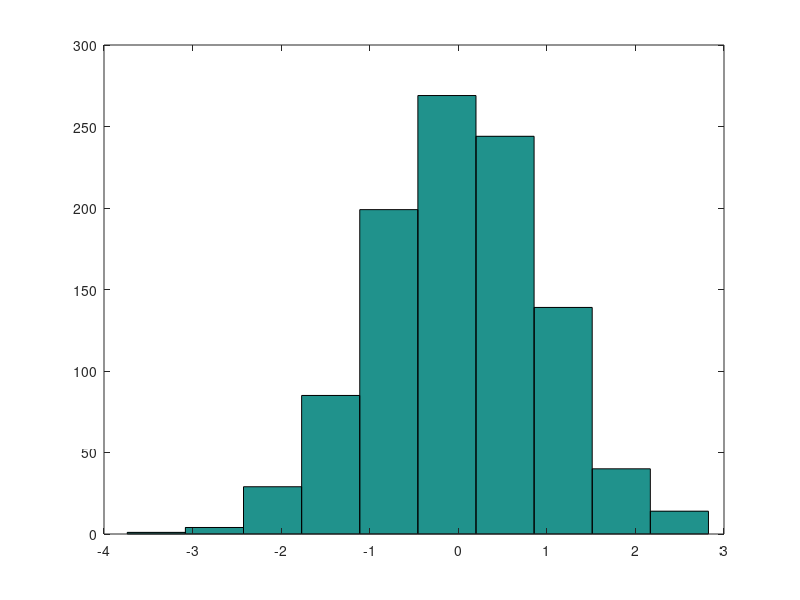
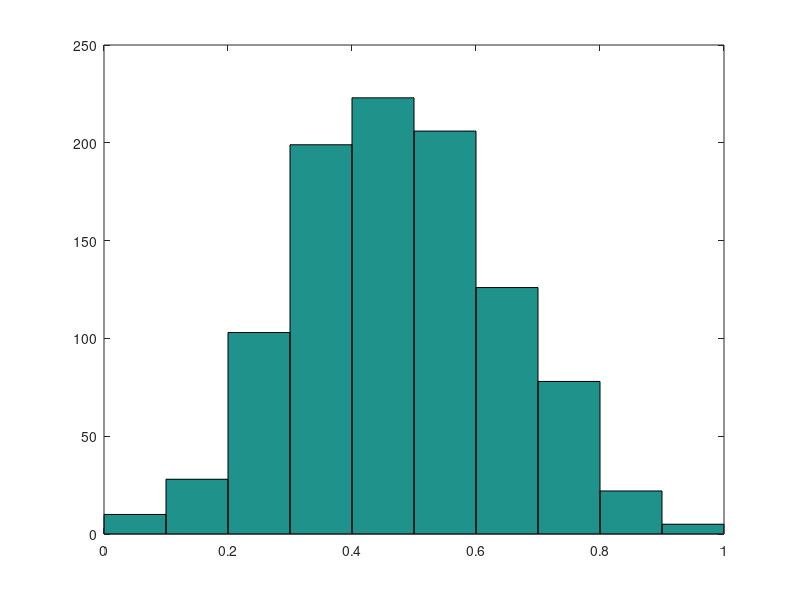

MATLAB code for these plots, in order: (Note: this script raises an error after producing the figures.)
clear all; clc; close all;

N = 1024/2;

u1 = rand([N 1]);
u2 = rand([N 1]);

z1 = sqrt(-2*log(u1)).*cos(2*pi*u2);
z2 = sqrt(-2*log(u1)).*sin(2*pi*u2);

z = [z1;z2];
%z = (z+abs(min(z)))./(max(z)-min(z));
figure;
hist(z);

gua = randn([1000 1]);
gua = (gua+abs(min(gua)))./(max(gua)-min(gua));
figure;
hist(gua);

z_data = dec2hex(floor(z*2^24), 6);
z_data = string(z_data(:, 2:7));
%xlswrite('InitGaussian.xlsx',z_data);



